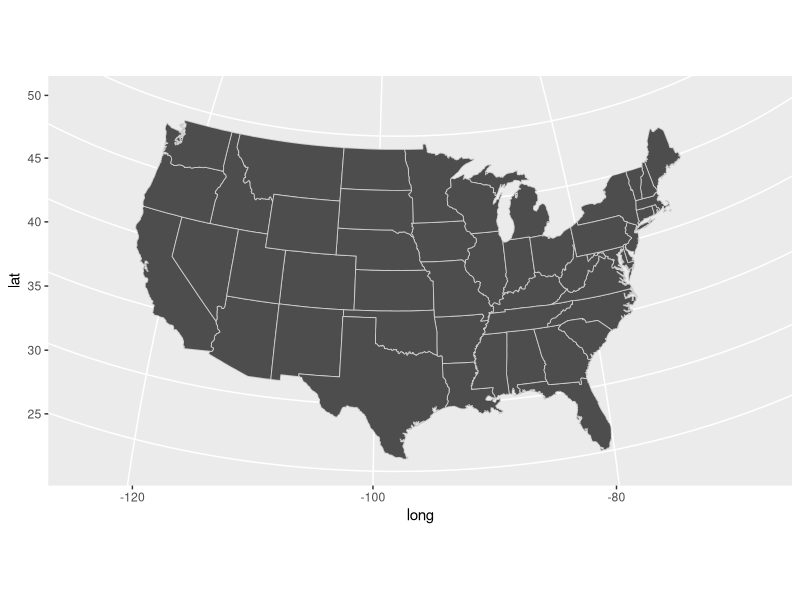
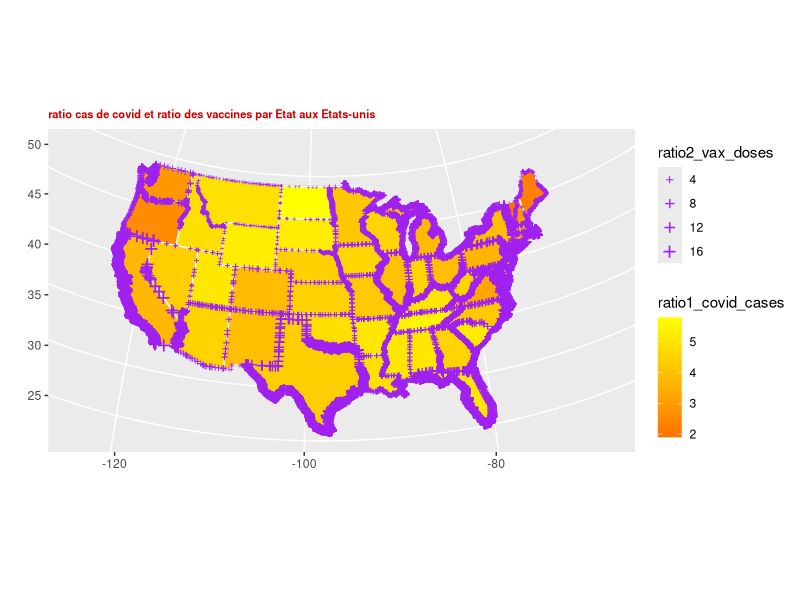

Recreate these plots in R, in order.
rm(list = ls())
dev.off()

Sys.setenv(TZ= "UTC")

try_require <- function(package, fun){
  if(requireNamespace(package, quietly = TRUE)){
    library(package, character.only = TRUE)
    return(invisible())
  }
}

try_require("maps", "map_data")


library(tidyverse)
library(maps)
library(mapproj)


# donnees cartographique des USA
usa_tbl <- map_data("state")%>% as_tibble()

# carte des USA
usa_tbl%>%
  ggplot(aes(long, lat, map_id = region))+
  geom_map(
    map = usa_tbl,
    color = "gray80", fill = "gray30", size = 0.3
  )+
  coord_map("ortho", orientation = c(39, -98, 0))


# merge data
usa <- readxl::read_excel("usa.xlsx")
repulican_ratio_tbl <- usa%>%
  mutate(etat = str_to_lower(etat))

usa_ratio_tbl <- usa_tbl%>%
  left_join(repulican_ratio_tbl, by = c("region" = "etat"))
usa_ratio_tbl


# cartographie et data
usa_ratio_tbl$subregion <- NA

usa_graph_1 <- usa_ratio_tbl%>%
  ggplot(aes(long, lat, group = subregion))+
  geom_map(
    aes(map_id = region),
    map = usa_tbl,
    color = "gray80", fill = "gray30", size = 0.9
  )+
  coord_map("ortho", orientation = c(39, -98, 0))+
  geom_polygon(aes(group = group, fill = ratio1_cas_covid), color = "white")+
  scale_fill_gradient2(low = "blue", mid = "red", high = "yellow",
                       midpoint = 0.5)+
  labs(
    title = "ratio cas de covid et ratio des vaccines par Etat aux Etats-unis",
    x = "", y = "", fill = "ratio1_covid_cases"
  )+
  theme(
    plot.title = element_text(size = 8, face = "bold", color = "red3"),
    legend.position = "right" 
  )

usa_graph_1+
  geom_point(aes(x=long, y=lat, size= ratio2_vax_doses), colour="purple", 
             fill="pink", pch="+",
             alpa=I(0.05)
  )
